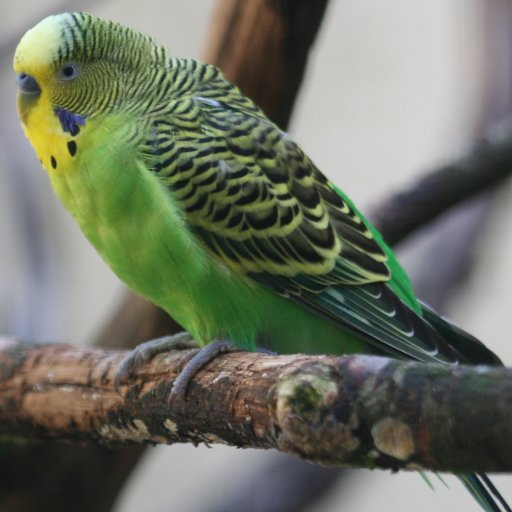
#> input picture images/parrot_1.jpg, 512 x 512 px
$ python color_ot_demo.py
#> lines starting #> are read from the running program, lines starting #| are printed output that depends on the picture
### image.py
import PIL
import numpy as np

from skimage.segmentation import slic  # super pixels
from scipy.sparse import csr_matrix  # sparse matrices for graph weights


class Image:
    """
    Class to handle quantization of images
    """

    def __init__(self, path):
#> called with path = 'images/parrot_1.jpg'
        pil_image = PIL.Image.open(path)
#> pil_image is the input picture: PIL image 512x512 RGB; mean R, G, B 110.6, 115.5, 100.7
        self.array = np.array(pil_image, dtype='float') / 255
#> call 2 of __init__, with path = 'images/parrot_2.jpg'
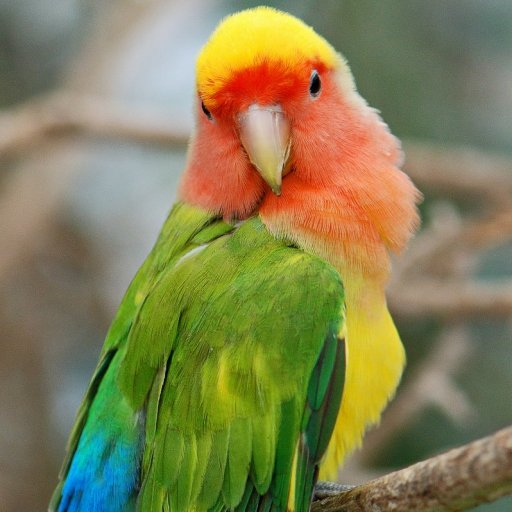
#> input picture images/parrot_2.jpg, 512 x 512 px
#> in __init__, pil_image is the input picture: PIL image 512x512 RGB; mean R, G, B 132.2, 128.6, 84

        self.segments = None
        self.clusters = None
        self.hist = None
        self.features = None
        self.quantized_array = None

        self.is_quantized = False

        self.weights = None
        self.l_weights = None

    def _compute_clusters(self, num_segments):
        """
        performs a segmentation in (approximately) num_segments super-pixels (or clusters), and compute the spatial
        and color means, as well as the size of each of them
        """
#> called with num_segments = 200

        segments = slic(self.array, n_segments=num_segments, sigma=5)
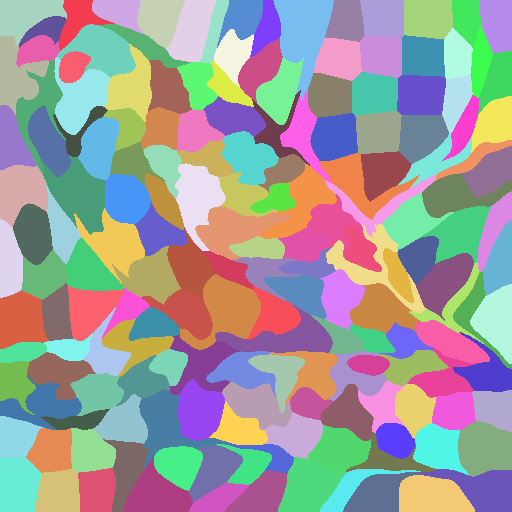
#> segments: shape (512, 512) int64; 174 distinct labels, from 1 to 174; one colour per label, 0 black
        clusters = [{} for _ in range(np.unique(segments).size)]

        for i in range(segments.shape[0]):
            for j in range(segments.shape[1]):
                cluster_idx = segments[i, j]

                if clusters[cluster_idx] == {}:
                    clusters[cluster_idx]['spatial_mean'] = np.array([i / self.array.shape[0],
                                                                      j / self.array.shape[1]])
                    clusters[cluster_idx]['color_mean'] = self.array[i, j]
                    clusters[cluster_idx]['num_pixels'] = 1
                else:
                    clusters[cluster_idx]['spatial_mean'] += np.array([i / self.array.shape[0],
                                                                       j / self.array.shape[1]])
                    clusters[cluster_idx]['color_mean'] += self.array[i, j]
                    clusters[cluster_idx]['num_pixels'] += 1
#> after the loop, clusters = 174 items

        for cluster_idx in range(len(clusters)):
            clusters[cluster_idx]['spatial_mean'] *= 1.0 / clusters[cluster_idx]['num_pixels']
            clusters[cluster_idx]['color_mean'] *= 1.0 / clusters[cluster_idx]['num_pixels']

        self.segments = segments
        self.clusters = clusters

    # [34 lines left out: functions _compute_histogram, _compute_quantized_image, not called in this run]

    def quantize(self, num_segments):
        self._compute_clusters(num_segments)
        self._compute_histogram()
        self._compute_quantized_image()

        self.is_quantized = True

    # [22 lines left out: function build_graph, not called in this run]

### color_ot.py
import PIL
import ot
import numpy as np


# [137 lines left out: functions pseudo_simplex_projection, coupling_matrix_projection, compute_objective, compute_objective_grad, compute_transport_map, post_processing, not called in this run]


def color_transfer(u, v, num_iter, tau, rho, mu, alpha, beta, num_neighbors, num_segments, sigma):

    if not u.is_quantized:
        u.quantize(num_segments)

    if not v.is_quantized:
        v.quantize(num_segments)

    transport_map = compute_transport_map(u, v, num_iter, tau, rho, mu, alpha, beta, num_neighbors)

    return post_processing(u, transport_map, sigma)

### color_ot_demo.py
import os
import warnings
import time
import matplotlib.pyplot as plt

from image import Image
from color_ot import color_transfer


warnings.filterwarnings('ignore')

images_path = os.path.join(os.getcwd(), 'images')

u = Image(os.path.join(images_path, 'parrot_1.jpg'))
v = Image(os.path.join(images_path, 'parrot_2.jpg'))

num_iter = 1000
tau = 1e-4
rho = 2e0
mu = 5e-4
alpha = 2e-2
beta = 0.1
num_neighbors = 50
num_segments = 200
sigma = 0.1

start_time = time.time()
#> (the run stopped early here; a loop or call above may not have finished)
